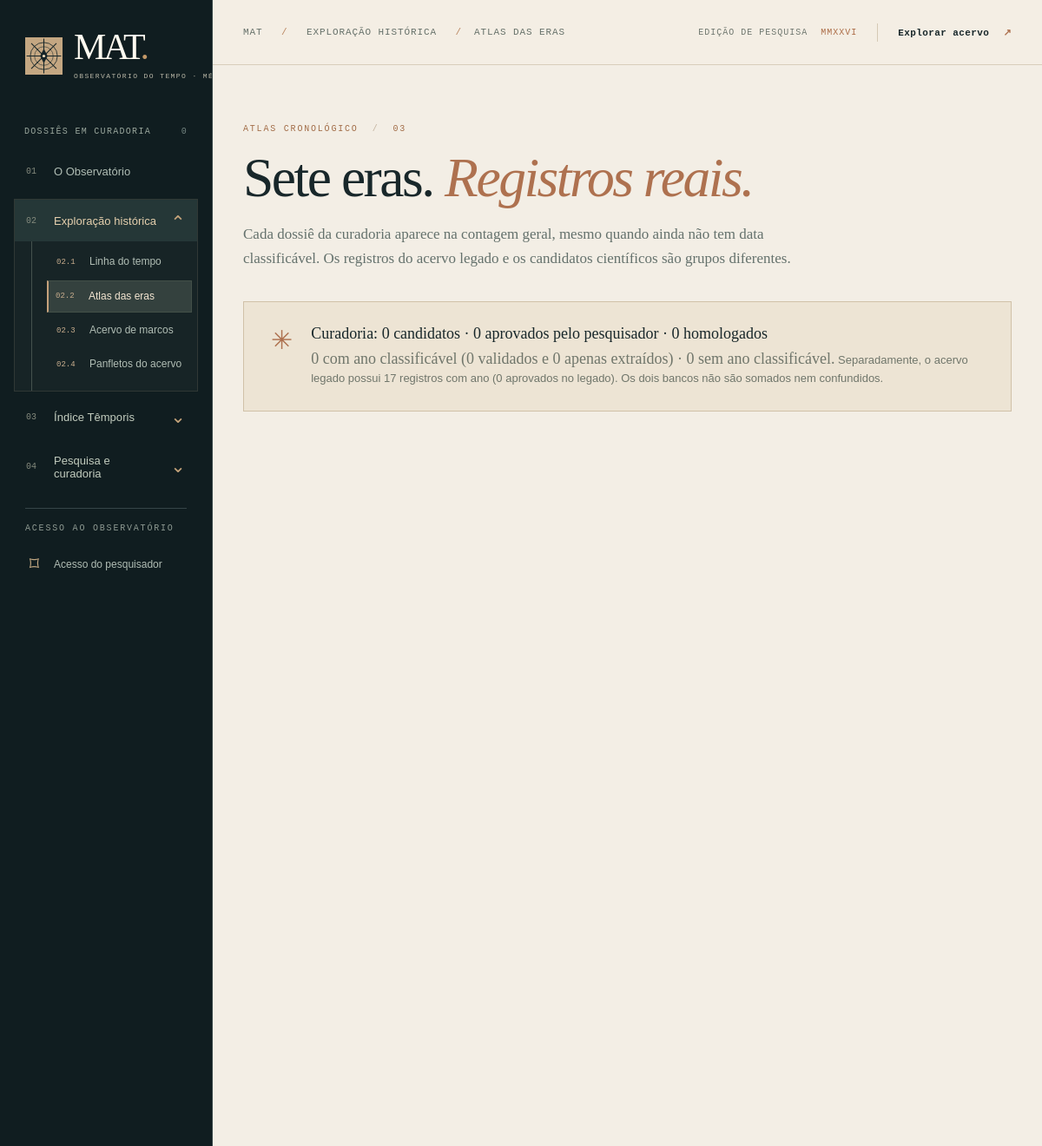
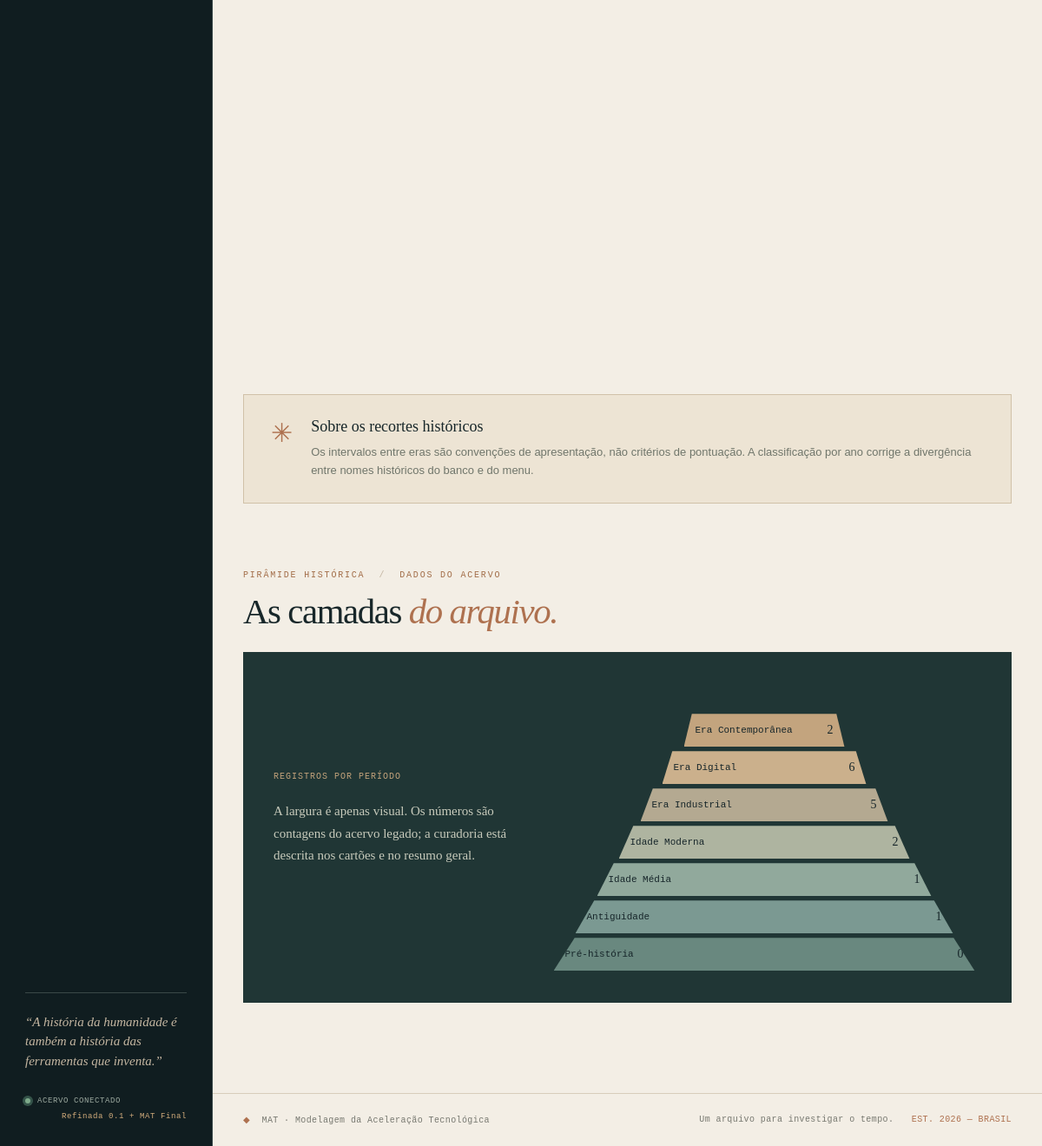
Screenshot of /index.php?page=atlas with the database file from the repository (2 pictures, top to bottom).
### tables this page shows
CREATE TABLE IF NOT EXISTS marcos (
 id INT UNSIGNED AUTO_INCREMENT PRIMARY KEY,
 titulo VARCHAR(250) NOT NULL,
 ano INT NOT NULL,
 ano_fim INT DEFAULT NULL,
 precisao_data ENUM('exata','aproximada','intervalo','incerta') NOT NULL DEFAULT 'aproximada',
 periodo VARCHAR(90) NOT NULL,
 categoria VARCHAR(90) NOT NULL DEFAULT 'Outros',
 descricao TEXT NOT NULL,
 detalhes MEDIUMTEXT DEFAULT NULL,
 local VARCHAR(180) DEFAULT NULL,
 civilizacao VARCHAR(180) DEFAULT NULL,
 criador VARCHAR(180) DEFAULT NULL,
 fonte VARCHAR(350) DEFAULT NULL,
 referencia_url VARCHAR(650) DEFAULT NULL,
 fonte_pagina VARCHAR(90) DEFAULT NULL,
 criterio_inclusao TEXT DEFAULT NULL,
 etiquetas VARCHAR(400) DEFAULT NULL,
 imagem_url VARCHAR(650) DEFAULT NULL,
 impacto DECIMAL(3,1) DEFAULT NULL,
 confiabilidade DECIMAL(3,1) DEFAULT NULL,
 fator_fundacional DECIMAL(3,2) DEFAULT NULL,
 status ENUM('demonstracao','importado','pendente','aprovado','rejeitado') NOT NULL DEFAULT 'pendente',
 natureza VARCHAR(40) NOT NULL DEFAULT 'nao_classificado',
 sugestao_elegibilidade ENUM('sim','nao','revisar') NOT NULL DEFAULT 'revisar',
 elegibilidade_temporis ENUM('sim','nao','revisar') NOT NULL DEFAULT 'revisar',
 motivo_escopo TEXT DEFAULT NULL,
 escopo_revisado TINYINT(1) NOT NULL DEFAULT 0,
 classificador_versao VARCHAR(40) DEFAULT NULL,
 scope_score INT NOT NULL DEFAULT 0,
 scope_confidence VARCHAR(12) NOT NULL DEFAULT 'baixa',
 incluir_temporis TINYINT(1) NOT NULL DEFAULT 0,
 fonte_id INT UNSIGNED DEFAULT NULL,
 import_item_id INT UNSIGNED DEFAULT NULL,
 criado_em TIMESTAMP DEFAULT CURRENT_TIMESTAMP,
 atualizado_em TIMESTAMP DEFAULT CURRENT_TIMESTAMP ON UPDATE CURRENT_TIMESTAMP,
 INDEX idx_marcos_ano(ano), INDEX idx_marcos_periodo(periodo),
 INDEX idx_marcos_categoria(categoria), INDEX idx_marcos_status(status),
 UNIQUE KEY uq_marco_titulo_ano(titulo,ano),
 CONSTRAINT fk_marcos_fontes FOREIGN KEY(fonte_id) REFERENCES fontes(id) ON DELETE SET NULL
);

### index.php (called while the page is built, shortened)
<?php
require __DIR__.'/app/bootstrap.php';
$stats=app_stats();$flash=take_flash();
require __DIR__.'/views/header.php';
$view = match ($page) {
    'temporis' => 'temporis_final',
    'temporis_reformulado' => 'temporis',
    default => $page,
};
require __DIR__.'/views/'.$view.'.php';
require __DIR__.'/views/footer.php';

### app/AtlasReais.php (called while the page is built, shortened)
<?php
final class AtlasReais {
    public static function keyForYear(mixed $year): ?string {
        $y=(int)$year;
        foreach (self::ERAS as $key=>$era) {
            if (($era['de']===null || $y >= $era['de']) && ($era['ate']===null || $y <= $era['ate'])) return $key;
        }
        return null;
    }
    public static function blank(): array {
        $data=[];
        foreach(self::ERAS as $key=>$era) $data[$key]=$era+['acervo'=>0,'aprovados'=>0,'preparacao'=>0,'cur_aprovados'=>0,'cur_homologados'=>0];
        return $data;
    }
    public static function fromSources(array $legacy, array $curCandidates): array {
        $data=self::blank();
        $summary=['cur_total'=>0,'cur_com_ano'=>0,'cur_sem_ano'=>0,
            'cur_aprovados'=>0,'cur_homologados'=>0,'cur_ano_validado'=>0,'cur_ano_extraido'=>0,'legado_total'=>0,'legado_aprovados'=>0];
        foreach($legacy as $m){
            $summary['legado_total']++;
            $key=self::keyForYear($m['ano']??null);
            if($key!==null){$data[$key]['acervo']++;
                if(($m['status']??'')==='aprovado')$data[$key]['aprovados']++;}
        }
        return ['eras'=>$data,'resumo'=>$summary];
    }
    public static function fetchOverview(?PDO $pdo): array {
        require_once __DIR__.'/CuradoriaRodadas.php';
        $cur=CuradoriaRodadas::connect();
        $legacy=$pdo?$pdo->query("SELECT ano,status FROM marcos WHERE status <> 'demonstracao'")->fetchAll(PDO::FETCH_ASSOC):[];
        $candidates=$cur->query('SELECT ano_validado,ano_original,estado_revisao_humana,homologado FROM cur_candidatos')->fetchAll(PDO::FETCH_ASSOC);
        return self::fromSources($legacy,$candidates);
    }
}

### app/bootstrap.php (called while the page is built, shortened)
<?php
require_once __DIR__ . '/database.php';
function h(?string $str): string { return htmlspecialchars((string)($str ?? ''), ENT_QUOTES | ENT_SUBSTITUTE, 'UTF-8'); }
function mat_url(string $page = 'observatorio', array $params = []): string { return 'index.php?' . http_build_query(['page'=>$page] + $params); }

### app/database.php (called while the page is built, shortened)
<?php
function db(): ?PDO {
    static $loaded = false, $pdo = null;
    if ($loaded) return $pdo;
    $loaded = true;
    try {
        $pdo = new PDO(
            'mysql:host=' . cfg('db_host') . ';port=' . (int)cfg('db_port',3306) . ';dbname=' . cfg('db_name') . ';charset=utf8mb4',
            (string)cfg('db_user'), (string)cfg('db_pass'),
            [PDO::ATTR_ERRMODE=>PDO::ERRMODE_EXCEPTION, PDO::ATTR_DEFAULT_FETCH_MODE=>PDO::FETCH_ASSOC,
            PDO::ATTR_EMULATE_PREPARES=>false, PDO::ATTR_TIMEOUT=>2]
        );
        $pdo->query('SELECT COUNT(*) FROM marcos')->fetchColumn();
    } catch (Throwable $e) { error_log('MAT: Banco indisponivel: '. $e->getMessage()); $pdo = null; }
    return $pdo;
}

### app/repository.php (called while the page is built, shortened)
<?php
function all_markers(?string $status = null): array {
    if(!db()) return [];
    return db()->query('SELECT m.*, (SELECT COUNT(*) FROM marco_fontes mf WHERE mf.marco_id=m.id) AS fonte_vinculada FROM marcos m WHERE m.status <> \'demonstracao\' ORDER BY ano ASC,id ASC')->fetchAll();
}
function app_stats(): array {
    $rows=all_markers();$cats=[];$periods=[];$states=['aprovado'=>0,'pendente'=>0,'importado'=>0,'demonstracao'=>0,'rejeitado'=>0];
    foreach($rows as $r){$cat=$r['categoria']?:'Outros';$period=$r['periodo']?:'Indefinido';$cats[$cat]=($cats[$cat]??0)+1;$periods[$period]=($periods[$period]??0)+1;$states[$r['status']]=($states[$r['status']]??0)+1;}
    arsort($cats);$years=array_map('intval',array_column($rows,'ano'));
    return ['total'=>count($rows),'min_year'=>$years?min($years):null,'max_year'=>$years?max($years):null,'categories'=>$cats,'periods'=>$periods,'states'=>$states];
}

### views/atlas.php (the view, shortened to what this page needs)
<?php
require_once MAT_ROOT.'/app/AtlasReais.php';
$atlasErro='';$atlas=AtlasReais::blank();$atlasResume=['cur_total'=>0,'cur_com_ano'=>0,'cur_sem_ano'=>0,'cur_aprovados'=>0,'cur_homologados'=>0,'cur_ano_validado'=>0,'cur_ano_extraido'=>0,'legado_total'=>0,'legado_aprovados'=>0];$atlasSelected=(string)($_GET['era']??'');
    try {
        $overview=AtlasReais::fetchOverview(db());
        $atlas=$overview['eras'];$atlasResume=$overview['resumo'];
    } catch(Throwable $e) {error_log('MAT Atlas: '.$e->getMessage());$atlasErro='Falha ao consultar os registros reais do Atlas.';}
$atlasAcervo=array_sum(array_column($atlas,'acervo'));
$atlasAprovados=array_sum(array_column($atlas,'aprovados'));
$atlasImportados=(int)$atlasResume['cur_total'];
?>
<header class="page-heading"><div class="section-overline">ATLAS CRONOLÓGICO <span class="overline-sep">/</span> 03</div><h1>Sete eras. <em>Registros reais.</em></h1><p>Cada dossiê da curadoria aparece na contagem geral, mesmo quando ainda não tem data classificável. Os registros do acervo legado e os candidatos científicos são grupos diferentes.</p></header>
<div class="annotation-note" style="margin-bottom:24px"><span class="annotation-star">✳</span><div><strong>Curadoria: <?=$atlasImportados?> candidatos · <?=$atlasResume['cur_aprovados']?> aprovados pelo pesquisador · <?=$atlasResume['cur_homologados']?> homologados</strong><p><strong><?=$atlasResume['cur_com_ano']?> com ano classificável (<?=$atlasResume['cur_ano_validado']?> validados e <?=$atlasResume['cur_ano_extraido']?> apenas extraídos) · <?=$atlasResume['cur_sem_ano']?> sem ano classificável.</strong> Separadamente, o acervo legado possui <?=$atlasAcervo?> registros com ano (<?=$atlasAprovados?> aprovados no legado). Os dois bancos não são somados nem confundidos.</p></div></div>
<div class="atlas-grid">
<?php $j=0;foreach($atlas as $key=>$info):$j++; ?>
<a href="<?=mat_url('atlas',['era'=>$key])?>#detalhes-era" class="era-card era-<?=$j?>"><div class="era-card-top"><span>CAPÍTULO <?=h($info['romano'])?></span><span>↗</span></div><div class="era-emblem"><span><?=h($info['romano'])?></span><i></i></div><div class="era-card-bottom"><span class="era-dates"><?=h($info['datas'])?></span><h2><?=h($info['nome'])?></h2><p><?=h($info['descricao'])?></p><div class="era-count"><strong><?=$info['acervo']?></strong><span><?=($info['acervo']===1?'registro':'registros')?> no acervo</span></div><div class="era-count" style="margin-top:6px"><strong><?=$info['preparacao']?></strong><span>candidatos da curadoria nesta era · <?=$info['cur_aprovados']?> aprovado(s) · <?=$info['cur_homologados']?> homologado(s)</span></div></div></a>
<?php endforeach;?></div>
<div class="annotation-note" style="margin-top:26px"><span class="annotation-star">✳</span><div><strong>Sobre os recortes históricos</strong><p>Os intervalos entre eras são convenções de apresentação, não critérios de pontuação. A classificação por ano corrige a divergência entre nomes históricos do banco e do menu.</p></div></div>
<div class="editorial-head editorial-head-late"><div><div class="section-overline">PIRÂMIDE HISTÓRICA <span class="overline-sep">/</span> DADOS DO ACERVO</div><h2>As camadas <em>do arquivo.</em></h2></div></div>
<section class="pyramid-panel"><div class="pyramid-notes"><span>REGISTROS POR PERÍODO</span><p>A largura é apenas visual. Os números são contagens do acervo legado; a curadoria está descrita nos cartões e no resumo geral.</p></div><div class="pyramid-stack" aria-label="Pirâmide de períodos históricos">
<?php $pyr=0;foreach(array_reverse($atlas,true) as $index=>$info):$pyr++;$maxwidth=37+($pyr-1)*10;?><a href="<?=mat_url('atlas',['era'=>$index])?>#detalhes-era" class="pyramid-stratum" style="width:<?=$maxwidth?>%"><span><?=h($info['nome'])?></span><strong><?=$info['acervo']?></strong></a><?php endforeach;?></div></section>

### assets/style.css (style rules this page uses)
:root { --ink:#18272a;--deep:#101d20;--deep2:#1b3031;--paper:#f3eee5;--paper2:#ebe4d8;--paper3:#e2d8c8;--cream:#fffaf0;--muted:#6f7770;--line:#d8cdbb;--copper:#ae714f;--copperLight:#d7a87d;--sage:#6b8070;--ui:'Trebuchet MS',Arial,Helvetica,sans-serif;--serif:Georgia,'Times New Roman',serif;--mono:'Courier New',Consolas,monospace;--shadow:0 22px 75px rgba(15,26,25,.09) }
* { box-sizing:border-box }
html { scroll-behavior:smooth }
body { margin:0;background:var(--paper);color:var(--ink);font-family:var(--ui);font-size:14px;line-height:1.5 }
a { color:inherit;text-decoration:none }
.section-overline { font:10px var(--mono);letter-spacing:1.8px;color:#a26d48;text-transform:uppercase;display:flex;align-items:center;gap:8px }
.overline-sep { padding:0 8px;color:#c4b4a1 }
.hero-intro h1 em,.editorial-head h2 em,.page-heading h1 em { font-weight:normal;color:var(--copper);font-style:italic }
.editorial-head { display:flex;align-items:end;justify-content:space-between;gap:26px;margin:0 0 24px }
.editorial-head h2 { font:normal clamp(32px,3.4vw,49px)/1.12 var(--serif);letter-spacing:-1.4px;margin:14px 0 0 }
.editorial-head-late { margin-top:77px }
.page-heading { padding-top:68px;margin-bottom:35px;max-width:900px }
.page-heading h1 { font:normal clamp(45px,5.3vw,78px)/1.08 var(--serif);letter-spacing:-2.5px;margin:17px 0 16px }
.page-heading p { font:17px/1.65 var(--serif);color:#64716c;max-width:685px;margin:0 }
.atlas-grid { display:grid;grid-template-columns:repeat(3,minmax(0,1fr));gap:17px }
.annotation-note { margin-top:32px;padding:26px 31px;border:1px solid #d0c1a8;background:#ede4d4;display:flex;gap:21px;align-items:flex-start }
.annotation-star { font:30px var(--serif);color:var(--copper) }
.annotation-note strong { font:18px var(--serif) }
.annotation-note p { font:13px/1.65 var(--ui);color:#70766b;margin:7px 0 0 }
.pyramid-panel { display:grid;grid-template-columns:270px 1fr;gap:45px;padding:37px 35px;background:#203635;color:#f1e8d7;margin-bottom:30px;align-items:center }
.pyramid-notes>span { font:10px var(--mono);letter-spacing:1px;color:#c4a47c }
.pyramid-notes p { font:15px/1.7 var(--serif);color:#c8cbbc;margin:19px 0 25px }
.pyramid-stack { display:flex;flex-direction:column;align-items:center;justify-content:flex-end;gap:5px;min-height:330px }
.pyramid-stratum { display:flex;min-width:35%;height:38px;align-items:center;justify-content:space-between;padding:0 13px;background:#c3a47e;color:#17262a;clip-path:polygon(5% 0,95% 0,100% 100%,0 100%);font:11px var(--mono);transition:filter .2s }
.pyramid-stratum:nth-child(2) { background:#cbb08c }
.pyramid-stratum:nth-child(3) { background:#b4a991 }
.pyramid-stratum:nth-child(4) { background:#aeb4a0 }
.pyramid-stratum:nth-child(5) { background:#91a99c }
.pyramid-stratum:nth-child(6) { background:#7b9992 }
.pyramid-stratum:nth-child(7) { background:#69887f }
.pyramid-stratum strong { font:14px var(--serif) }

### rows the page displays
marcos: $maxwidth 57 (drawn), periodo "Era Industrial", acervo "5"
marcos: $maxwidth 77 (drawn), periodo "Idade Média", acervo "1"
marcos: $maxwidth 87 (drawn), periodo "Antiguidade", acervo "1"

### other values shown
short_num($matRailCount) "0"
$matBreadcrumbGroup "EXPLORAÇÃO HISTÓRICA"
$pageLabels[$page] "ATLAS DAS ERAS"
$atlasImportados "0"
$atlasResume['cur_aprovados'] "0"
$atlasResume['cur_homologados'] "0"
$atlasResume['cur_com_ano'] "0"
$atlasResume['cur_ano_validado'] "0"
$atlasResume['cur_ano_extraido'] "0"
$atlasResume['cur_sem_ano'] "0"
$atlasAcervo "17"
$atlasAprovados "0"
$info['nome'] "Era Contemporânea"
$info['acervo'] "2"
$info['nome'] "Era Digital"
